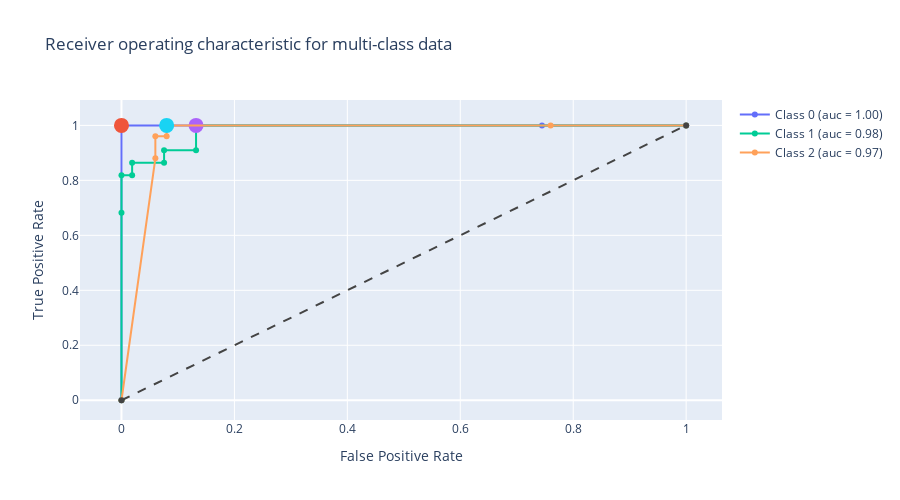

The code cell stored with this chart in its notebook:
### Code cell
check.run(ds, clf)

### Figure 1 — Plotly figure (JSON) as saved in the notebook; plotly's stock layout.template omitted (floating-point values rounded to 4 significant figures)
{"data": [{"line": {"width": 2}, "name": "Class 0 (auc = 1.00)", "type": "scatter", "x": [0, 0, 0.7447, 1], "y": [0, 1, 1, 1]}, {"hovertemplate": "TPR: %{y:.2%}<br>FPR: %{x:.2%}<br>Youden's Index: 1.0", "marker": {"size": 15}, "mode": "markers", "showlegend": false, "type": "scatter", "x": [0], "y": [1]}, {"line": {"width": 2}, "name": "Class 1 (auc = 0.98)", "type": "scatter", "x": [0, 0, 0, 0.01887, 0.01887, 0.07547, 0.07547, 0.1321, 0.1321, 1], "y": [0, 0.6818, 0.8182, 0.8182, 0.8636, 0.8636, 0.9091, 0.9091, 1, 1]}, {"hovertemplate": "TPR: %{y:.2%}<br>FPR: %{x:.2%}<br>Youden's Index: 3.38e-26<br>Class: 1", "marker": {"size": 15}, "mode": "markers", "showlegend": false, "type": "scatter", "x": [0.1321], "y": [1]}, {"line": {"width": 2}, "name": "Class 2 (auc = 0.97)", "type": "scatter", "x": [0, 0.06, 0.06, 0.08, 0.08, 0.76, 1], "y": [0, 0.88, 0.96, 0.96, 1, 1, 1]}, {"hovertemplate": "TPR: %{y:.2%}<br>FPR: %{x:.2%}<br>Youden's Index: 0.585<br>Class: 2", "marker": {"size": 15}, "mode": "markers", "showlegend": false, "type": "scatter", "x": [0.08], "y": [1]}, {"line": {"color": "#444", "dash": "dash", "width": 2}, "showlegend": false, "type": "scatter", "x": [0, 1], "y": [0, 1]}], "layout": {"height": 500, "title": {"text": "Receiver operating characteristic for multi-class data"}, "width": 900, "xaxis": {"title": {"text": "False Positive Rate"}}, "yaxis": {"title": {"text": "True Positive Rate"}}}}
